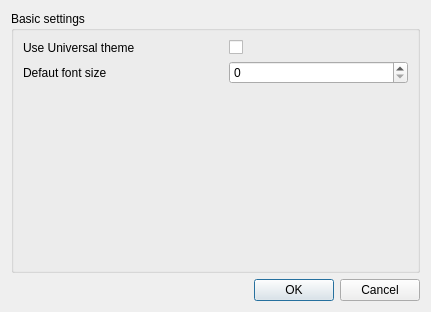
<?xml version="1.0" encoding="UTF-8"?>
<ui version="4.0">
 <class>Dialog</class>
 <widget class="QDialog" name="Dialog">
  <property name="geometry">
   <rect>
    <x>0</x>
    <y>0</y>
    <width>431</width>
    <height>312</height>
   </rect>
  </property>
  <property name="windowTitle">
   <string>Preferences &amp; Settings</string>
  </property>
  <layout class="QVBoxLayout" name="verticalLayout">
   <item>
    <widget class="QGroupBox" name="groupBox">
     <property name="title">
      <string>Basic settings</string>
     </property>
     <layout class="QGridLayout" name="gridLayout">
      <item row="0" column="0">
       <widget class="QLabel" name="label">
        <property name="text">
         <string>Use Universal theme</string>
        </property>
       </widget>
      </item>
      <item row="0" column="2">
       <widget class="QCheckBox" name="useUnivTheme"/>
      </item>
      <item row="1" column="0">
       <widget class="QLabel" name="label_2">
        <property name="text">
         <string>Defaut font size</string>
        </property>
       </widget>
      </item>
      <item row="1" column="2">
       <widget class="QSpinBox" name="spinBox"/>
      </item>
      <item row="2" column="1">
       <spacer name="verticalSpacer">
        <property name="orientation">
         <enum>Qt::Vertical</enum>
        </property>
        <property name="sizeHint" stdset="0">
         <size>
          <width>20</width>
          <height>148</height>
         </size>
        </property>
       </spacer>
      </item>
     </layout>
    </widget>
   </item>
   <item>
    <widget class="QDialogButtonBox" name="buttonBox">
     <property name="orientation">
      <enum>Qt::Horizontal</enum>
     </property>
     <property name="standardButtons">
      <set>QDialogButtonBox::Cancel|QDialogButtonBox::Ok</set>
     </property>
    </widget>
   </item>
  </layout>
 </widget>
 <resources/>
 <connections>
  <connection>
   <sender>buttonBox</sender>
   <signal>accepted()</signal>
   <receiver>Dialog</receiver>
   <slot>accept()</slot>
   <hints>
    <hint type="sourcelabel">
     <x>248</x>
     <y>254</y>
    </hint>
    <hint type="destinationlabel">
     <x>157</x>
     <y>274</y>
    </hint>
   </hints>
  </connection>
  <connection>
   <sender>buttonBox</sender>
   <signal>rejected()</signal>
   <receiver>Dialog</receiver>
   <slot>reject()</slot>
   <hints>
    <hint type="sourcelabel">
     <x>316</x>
     <y>260</y>
    </hint>
    <hint type="destinationlabel">
     <x>286</x>
     <y>274</y>
    </hint>
   </hints>
  </connection>
 </connections>
</ui>
